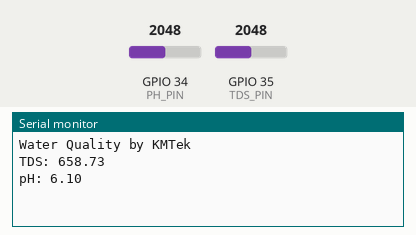
Simulated run of this sketch. Board: ESP32. Shown: the last lines printed to the serial monitor. The inputs (shaded band) are chosen by the test bench; at power-on: GPIO 34 (PH_PIN) = 2048, GPIO 35 (TDS_PIN) = 2048.

Above: at 4.7 s.
4.8 s: GPIO 34 (PH_PIN) set to 2866
At 6.1 s:
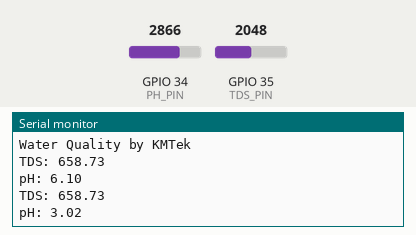
6.3 s: GPIO 35 (TDS_PIN) set to 2866
At 7.0 s:
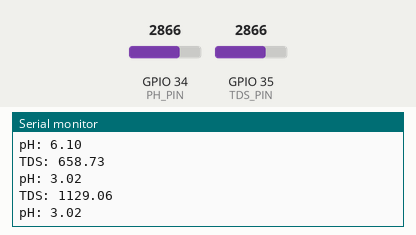
9.3 s: GPIO 34 (PH_PIN) set to 3603
At 10.3 s:
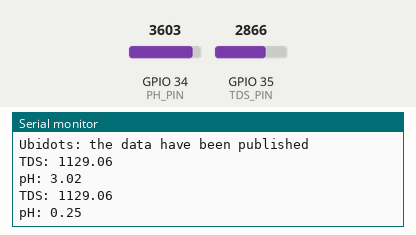
10.8 s: GPIO 35 (TDS_PIN) set to 3603
At 12.2 s:
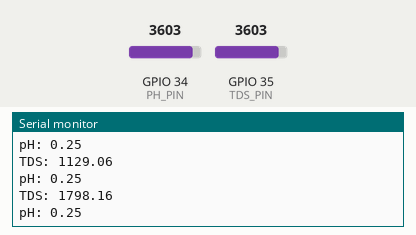
Timing chart, 0 to 13.3 s (numbered marks = the images above; inputs shaded):
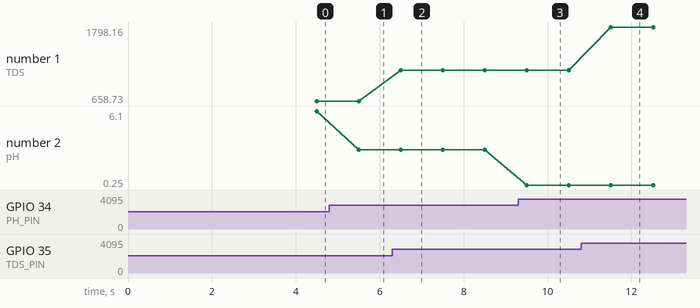

Measured:
- after the input at 4.8 s, the serial monitor: prints a new line after 0.71 s (image 1)
- after the input at 6.3 s, the serial monitor: prints a new line after 0.21 s (image 2)
- after the input at 9.3 s, the serial monitor: prints a new line after 0.21 s (image 3)
- after the input at 10.8 s, the serial monitor: prints a new line after 0.71 s (image 4)
- plotted number 1: 658.73 → 1129.06 after the input at 6.3 s, 1129.06 → 1798.16 after the input at 10.8 s
- plotted number 2: 6.1 → 3.02 after the input at 4.8 s, 3.02 → 0.25 after the input at 9.3 s

The sketch:

WQMS.ino
```cpp
#include <Arduino.h>
#include <UbidotsEsp32Mqtt.h>

//PH
#define PH_PIN 34
#define PH_SAMPLE_MILLIS 10
float PH_value;
float offset = -0.2;

//TDS
#define TDS_PIN 35
#define TDS_SAMPLE_MILLIS 10
float TDS_value;
float temperature = 25;

#define SAMPLING_COUNT_MAX 100
unsigned long sampling_timer;
unsigned int sampling_count = 0;

//Output
#define OUTPUT_MILLIS 1000
unsigned long output_timer = 0;

//Connectivity
#define WIFI_SSID "YOUR SSID"
#define WIFI_PASS "YOUR PASSWORD"

//Ubidots
#define PUBLISH_MILLIS 5000
const char *UBIDOTS_TOKEN = "UBIDOTS TOKEN";
const char *DEVICE_LABEL = "mappi32-waterquality";
const char *TDS_LABEL = "tds";
const char *PH_LABEL = "ph";
unsigned long ubidots_timer = 0;

Ubidots ubidots(UBIDOTS_TOKEN);

void ubidots_callback(char *topic, byte *payload, unsigned int length) {
  Serial.print("Message arrived [");
  Serial.print(topic);
  Serial.print("] ");

  for(int i = 0; i < length; i++) {
    Serial.write((char)payload[i]);
  }

  Serial.println();

  return;
}

float convertTDS(float tdsVoltage) {
  return (133.42 * tdsVoltage * tdsVoltage * tdsVoltage - 255.86 * tdsVoltage * tdsVoltage + 857.39 * tdsVoltage) * 0.5;
}

void setup() {
  // put your setup code here, to run once:
  Serial.begin(115200);

  ubidots.connectToWifi(WIFI_SSID, WIFI_PASS);
  ubidots.setCallback(ubidots_callback);
  ubidots.setup();
  ubidots.reconnect();

  Serial.println("Water Quality by KMTek");
  delay(2000);

  sampling_timer = millis();
  ubidots_timer = millis();
  output_timer = millis();
}

void loop() {
  // put your main code here, to run repeatedly:
  if(millis() - sampling_timer > TDS_SAMPLE_MILLIS) {
    TDS_value = convertTDS(3.30 * (float)analogRead(TDS_PIN) / 4096.0);
    PH_value = (((float)analogRead(PH_PIN) - 0.0) * (0.0 - 14.0) / (3722.0 - 0.0) + 14.0) + offset;

    sampling_timer = millis();
  }

  if(millis() - output_timer > OUTPUT_MILLIS) {
    Serial.print("TDS: ");
    Serial.println(TDS_value);

    Serial.print("pH: ");
    Serial.println(PH_value);

    output_timer = millis();
  }

  if(!ubidots.connected()) ubidots.reconnect();

  if(millis() - ubidots_timer > PUBLISH_MILLIS) {
    ubidots.add(TDS_LABEL, TDS_value);
    ubidots.add(PH_LABEL, PH_value);
    ubidots.publish(DEVICE_LABEL);

    Serial.println("Ubidots: the data have been published");

    ubidots_timer = millis();
  }
}
```
